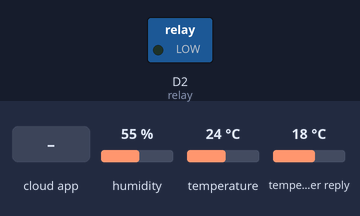
Bench run of a program on a simulated ESP8266 (NodeMCU). Shown: switched loads named in the program (green lamp = pin HIGH). Wiring (inferred from the names in the program): DHT11 sensor: data D3. The inputs (shaded band) are chosen by the test bench; at power-on: temperature 24 °C, humidity 55 %, temperature in the weather reply 18 °C. WiFi joins after 1.5 s; servers stay silent unless stated; the Firebase database answers and starts empty; web services answer with replies made up by the test bench; what the program prints to the serial monitor is not drawn.

Above: at 2.7 s.
2.8 s: the phone or cloud app sets active to 1
At 6.2 s:
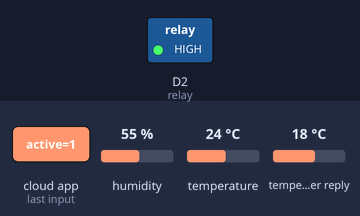
6.7 s: temperature set to 27 °C
At 8.4 s:
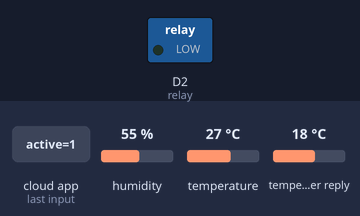
Timing chart, 0 to 9.9 s (numbered marks = the images above; inputs shaded):
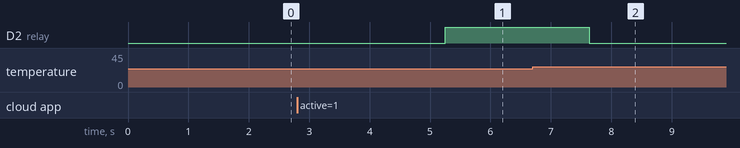

Measured:
- the behaviour switches between 25 and 26 °C on temperature (found by bisection; images 1 and 2)
- after the input at 2.8 s, D2 (relay): LOW → HIGH after 2.5 s
- after the input at 6.7 s, D2 (relay): HIGH → LOW after 0.93 s

The program:

main.cpp
```cpp
#include "DHT.h"
#include "FirebaseESP8266.h"
#include <ESP8266WiFi.h>
#include <ESP8266HTTPClient.h>
#include <Arduino_JSON.h>

#define DHTTYPE DHT11
#define DHTPIN 0
#define relay D2

#define WIFI_SSID "oyku"
#define WIFI_PASSWORD "oykuuuo2468"

#define API_KEY "AIzaSyDeK-o273ajGocTUnu7WZ_Y6JkAAzwE-zc"
#define FIREBASE_HOST "https://fir-app-9fa06-default-rtdb.europe-west1.firebasedatabase.app"

DHT dht(DHTPIN, DHTTYPE);

FirebaseData db;
FirebaseJson json;

float sensorTemp;
float sensorHum;
int targetTemp;
float apiTemp;
boolean active;
boolean automatic;
boolean manual;

void setup()
{
  Serial.begin(9600);
  pinMode(relay, OUTPUT);

  WiFi.begin(WIFI_SSID, WIFI_PASSWORD);

  while (WiFi.status() != WL_CONNECTED)
  {
    Serial.print(".");
    delay(500);
  }

  Serial.println("Bağlantı başarılı");
  dht.begin();
  Firebase.begin(FIREBASE_HOST, API_KEY);
  Firebase.reconnectWiFi(true);
}
void sensorData()
{
  sensorTemp = dht.readTemperature();
  sensorHum = dht.readHumidity();

  if (isnan(sensorTemp) || isnan(sensorHum))
  {
    return;
  }
  Firebase.setInt(db, "/tem", sensorTemp);
  Firebase.setInt(db, "/hum", sensorHum);

}
String httpGETRequest(const char *serverName)
{

  WiFiClient client;
  HTTPClient http;
  String payload;

  http.begin(client, serverName);
  int httpResponseCode = http.GET();

  if (httpResponseCode > 0)
  {

    payload = http.getString();
  }
  else
  {
    Serial.println("Error code : ");
    Serial.print(httpResponseCode);
    payload = "Değer alınamadı";
  }
  http.end();
  return payload;
}

void fetchApi()
{

  String apiUrl = "http://api.weatherapi.com/v1/current.json?key=bce3ace085154bffb4c185834222212&q=41.6298097,32.3206074&aqi=yes&lang=tr&aqi=no";
  String jsonBuffer = httpGETRequest(apiUrl.c_str());
  JSONVar object = JSON.parse(jsonBuffer);

  if (JSON.typeof_(object) == "undefined")
  {
    Serial.println("JSON PARSE ERROR");
    return;
  }

  String x = JSON.stringify(object["current"]["temp_c"]);
  apiTemp = x.toFloat();

}

void loop()
{

  fetchApi();
  sensorData();

  if (Firebase.getInt(db, "/targetTemp"))
  {

    targetTemp = db.intData();
  }
  if (Firebase.getBool(db, "/active"))
  {

    active = db.boolData();
  }
  if (Firebase.getBool(db, "/manual"))
  {

    manual = db.boolData();
  }
  if (Firebase.getBool(db, "/automatic"))
  {

    automatic = db.boolData();
  }

  if (active)
  {

    if (manual)
    {

      if (sensorTemp >= targetTemp)
      {

        Serial.println("Manual Mod aktif değil");
        digitalWrite(relay, LOW);
      }
      else
      {
        Serial.println("Manual Mod aktif ");

        digitalWrite(relay, HIGH);
      }
    }
    else
    {
      if (apiTemp < 20 && sensorTemp <= 25)
      {
        Serial.println("otomotik mod aktif");
        digitalWrite(relay, HIGH);
      }
      else
      {
        digitalWrite(relay, LOW);
        Serial.println("otomotik mod aktif değil ");
      }
    }
  }
  else
  {
    Serial.println("Kombi kapalı");
    digitalWrite(relay, LOW);
  }
  delay(1000);
}

/*
Test Case 1 :
  manual :
    1:
      sensorTemp : 30 , targetTemp : 45
      beklenen: "Manual mod aktif"

    2: sensorTemp : 56 : targetTemp : 45
      beklenen "Manual mod deaktif"


*/
```
